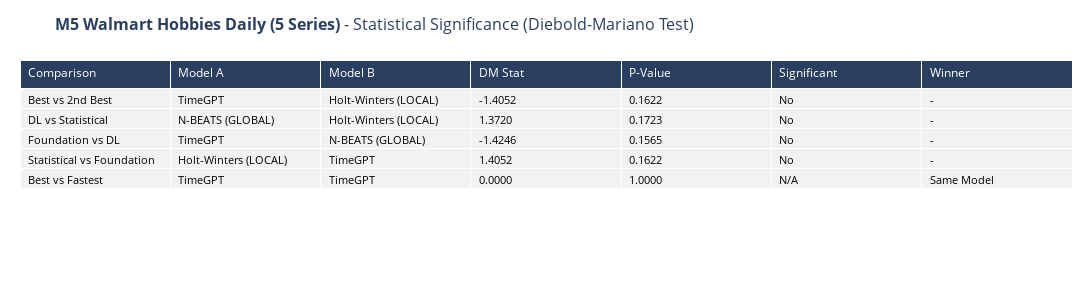

The notebook cell this image was saved under:
### Code cell
# 8b. Statistical Significance Testing (Diebold-Mariano Test)

# Run statistical comparison (using h=test_periods for daily data with sufficient samples)
# Note: For multiseries, the test will flatten all series into one large sample.
dm_results_df = run_statistical_comparison(
    tracker, 
    final_preds, 
    test_series, 
    h=DATASET_CONFIG["test_periods"]
)

# Visualize Results as Table
fig_dm = plot_dm_results(dm_results_df, DATASET_CONFIG["name"])
if fig_dm:
    fig_dm.show()

### Figure 1 — Plotly figure (JSON) as saved in the notebook; plotly's stock layout.template omitted (floating-point values rounded to 4 significant figures)
{"data": [{"cells": {"align": "left", "fill": {"color": [["#f2f2f2", "#f2f2f2", "#f2f2f2", "#f2f2f2", "#f2f2f2"], ["#f2f2f2", "#f2f2f2", "#f2f2f2", "#f2f2f2", "#f2f2f2"], ["#f2f2f2", "#f2f2f2", "#f2f2f2", "#f2f2f2", "#f2f2f2"], ["#f2f2f2", "#f2f2f2", "#f2f2f2", "#f2f2f2", "#f2f2f2"], ["#f2f2f2", "#f2f2f2", "#f2f2f2", "#f2f2f2", "#f2f2f2"], ["#f2f2f2", "#f2f2f2", "#f2f2f2", "#f2f2f2", "#f2f2f2"], ["#f2f2f2", "#f2f2f2", "#f2f2f2", "#f2f2f2", "#f2f2f2"]]}, "font": {"color": "black", "size": 11}, "format": [null, null, null, ".4f", ".4f", null, null], "values": [["Best vs 2nd Best", "DL vs Statistical", "Foundation vs DL", "Statistical vs Foundation", "Best vs Fastest"], ["TimeGPT", "N-BEATS (GLOBAL)", "TimeGPT", "Holt-Winters (LOCAL)", "TimeGPT"], ["Holt-Winters (LOCAL)", "Holt-Winters (LOCAL)", "N-BEATS (GLOBAL)", "TimeGPT", "TimeGPT"], [-1.405, 1.372, -1.425, 1.405, 0], [0.1622, 0.1723, 0.1565, 0.1622, 1], ["No", "No", "No", "No", "N/A"], ["-", "-", "-", "-", "Same Model"]]}, "header": {"align": "left", "fill": {"color": "#2a3f5f"}, "font": {"color": "white", "size": 12}, "values": ["Comparison", "Model A", "Model B", "DM Stat", "P-Value", "Significant", "Winner"]}, "type": "table"}], "layout": {"height": 295, "margin": {"b": 20, "l": 20, "r": 20, "t": 60}, "title": {"font": {"size": 16}, "text": "<b>M5 Walmart Hobbies Daily (5 Series)</b> - Statistical Significance (Diebold-Mariano Test)"}, "width": 1700}}
